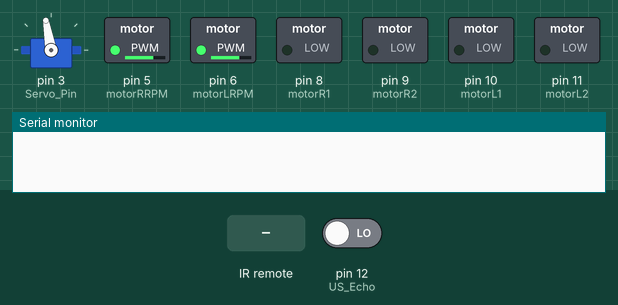
The sketch below on a simulated Arduino Uno, built with avr-gcc and run on an emulated ATmega328P. On the bench: servo, switched loads named in the sketch (green lamp = pin HIGH), the last lines printed to the serial monitor. Inputs (shaded band) come from the test bench; at power-on: pin 12 (US_Echo) LOW.

Above: at 1.2 s.
1.3 s: infrared code 0x77E1BA81 received
At 2.3 s:
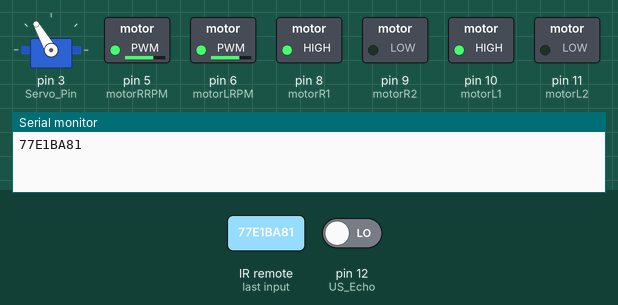
4.3 s: infrared code 0x77E1D081 received
At 6.9 s:
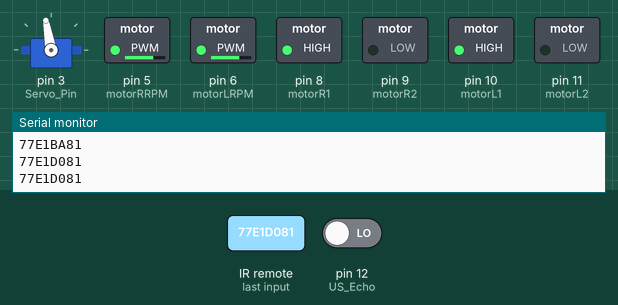
7.2 s: infrared code 0x77E1B081 received
At 8.3 s:
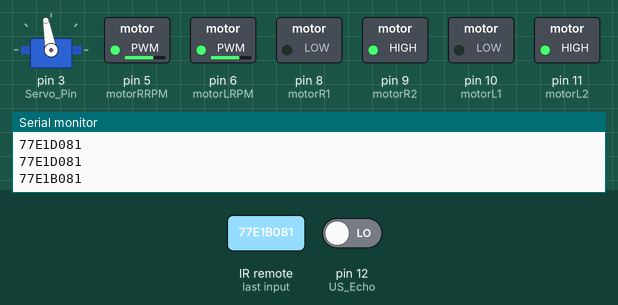
8.7 s: infrared code 0x77E1E081 received
At 9.4 s:
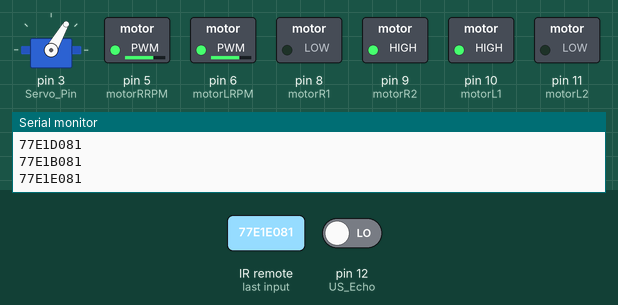
10.2 s: infrared code 0x77E11081 received
At 10.6 s:
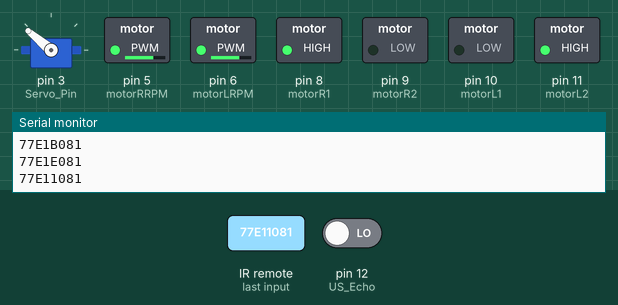
11.7 s: infrared code 0x77E17A81 received
At 12.9 s:
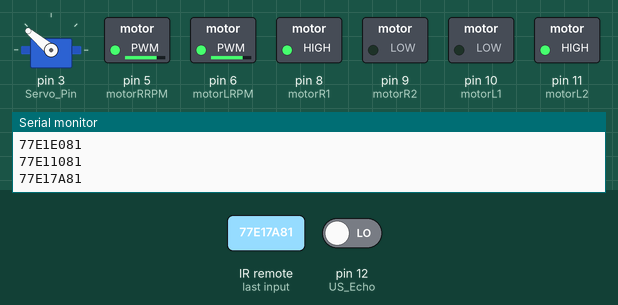
Timing chart, 0 to 14.2 s (numbered marks = the images above; inputs shaded):
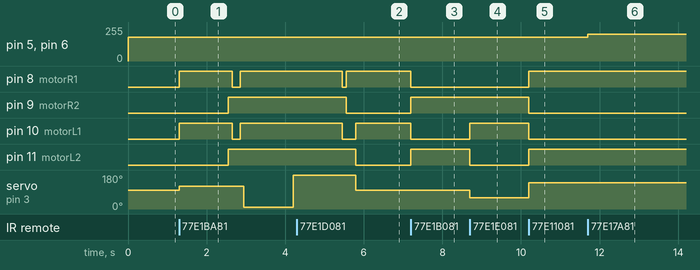

The sketch:

RemoteCar_Apple_IR.ino
```cpp
#include <IRremote.h>
#include <Servo.h>

//Define motor pin
#define motorR1 8
#define motorR2 9
#define motorL1 10
#define motorL2 11
#define motorRRPM 5
#define motorLRPM 6
//Define IR receiver pin
#define IRpin 2
//Define Servo pin
#define Servo_Pin 3
//Define US pin
#define US_Trig  13
#define US_Echo  12
//Define IR controller's signal
#define UP 0x77E1D081
#define DOWN 0x77E1B081
#define RIGHT 0x77E1E081
#define LEFT 0x77E11081
#define CENTER 0x77E1BA81
#define MENU 0x77E14081
#define PAUSE 0x77E17A81
/*
    up: 77E1D081
    down: 77E1B081
    right: 77E1E081
    left: 77E11081
    center: 77E1BA81
    menu: 77E14081
    pause: 77E17A81
*/

//Define variable & function
Servo EyeServo;//Servo
IRrecv IRreceiver(IRpin);//IR receiver
decode_results IRresults;//IR receiver result
void forward();
void turnR();
void turnL();
void backward();
void stop();
void ChangeSpeed(int);
int GetDistance(int);
void US_Car();
char ChooseDirection();
int StopUS_Car();
int speed, running, temp;

void loop() {
    if (IRreceiver.decode(&IRresults)) {//Detect if receive IR signal
        resume:
        Serial.println(IRresults.value, HEX);//Print receive signal
        switch(IRresults.value) {   //According to the signal, do the right move
            case UP:                //Forward
                if (running == 1) { //If it is already running forward, then stop.
                    stop();
                    running = 0;
                    break;
                }
                forward();          //Go forward
                EyeServo.write(100);//Set servo direction
                running = 1;
                break;
            case RIGHT:             //Right
                if (running == 2) { //If it is already turning right, then stop.
                    EyeServo.write(100);
                    stop();
                    running = 0;
                    break;
                }
                turnR();            //Turn right
                EyeServo.write(60); //Set servo direction
                running = 2;
                break;
            case LEFT:              //Left
                if (running == 3) { //If it is already turning left, then stop.
                    stop();
                    running = 0;
                    EyeServo.write(100);
                    break;
                }
                turnL();            //Turn left
                EyeServo.write(140);//Set servo direction
                running = 3;
                break;
            case DOWN:              //Backward
                if (running == 4) { //If it is already running backward, then stop.
                    stop();
                    running = 0;
                    break;
                }
                backward();         //Go backward
                EyeServo.write(100);//Set servo direction
                running = 4;
                break;
            case MENU:              //-speed
                if (speed > 20) {
                    ChangeSpeed(speed - 20);
                    speed -= 20;
                }
                break;
            case PAUSE:             //+speed
                if (speed < 240) {
                    ChangeSpeed(speed + 20);
                    speed += 20;
                }
                break;
            case CENTER:            //US Car
                if (running == 5) { //If it is already running US_Car(), then stop.
                    EyeServo.write(100);
                    stop();
                    running = 0;
                    break;
                }
                IRreceiver.resume();//Receive the next IR signal
                running = 5;        //Initialize specific variable
                temp = 1;
                while (1) {
                    US_Car();       //Run US_Car() function
                    if (temp == 0) {
                        goto resume;//Depend if need to stop US_Car() function
                    }
                }
                EyeServo.write(100);//Set servo direction
                break;
        }
        IRreceiver.resume();        //Receive the next IR signal
    }
}

void setup() {
    //Let arduino can send standard output to computer
    Serial.begin(9600);
    //Set pin mode
    pinMode(motorR1, OUTPUT);
    pinMode(motorR2, OUTPUT);
    pinMode(motorL1, OUTPUT);
    pinMode(motorL2, OUTPUT);
    pinMode(motorRRPM, OUTPUT);
    pinMode(motorLRPM, OUTPUT);
    //Set motor speed
    analogWrite(motorRRPM, 180);
    analogWrite(motorLRPM, 180);
    speed = 180;
    //set run mode
    /*
    0: Stop
    1: Forward
    2: Turn right
    3: Backward
    4: Turn left
    5: US_Car
    */
    running = 0;
    //Set IR sensor to active
    IRreceiver.enableIRIn();
    //Set servo motor
    EyeServo.attach(Servo_Pin);
    EyeServo.write(100);
}

void forward() {
    //Control motor pin to high / low voltage
    digitalWrite(motorR1, HIGH);
    digitalWrite(motorR2, LOW);
    digitalWrite(motorL1, HIGH);
    digitalWrite(motorL2, LOW);
}

void turnR() {
    //Control motor pin to high / low voltage
    digitalWrite(motorR1, LOW);
    digitalWrite(motorR2, HIGH);
    digitalWrite(motorL1, HIGH);
    digitalWrite(motorL2, LOW);
}

void turnL() {
    //Control motor pin to high / low voltage
    digitalWrite(motorR1, HIGH);
    digitalWrite(motorR2, LOW);
    digitalWrite(motorL1, LOW);
    digitalWrite(motorL2, HIGH);
}

void backward() {
    //Control motor pin to high / low voltage
    digitalWrite(motorR1, LOW);
    digitalWrite(motorR2, HIGH);
    digitalWrite(motorL1, LOW);
    digitalWrite(motorL2, HIGH);
}

void stop() {
    //Control motor pin to high / low voltage
    digitalWrite(motorR1, HIGH);
    digitalWrite(motorR2, HIGH);
    digitalWrite(motorL1, HIGH);
    digitalWrite(motorL2, HIGH);
}

void ChangeSpeed(int input) {
    //Write speed to right & left motor
    analogWrite(motorRRPM, input);
    analogWrite(motorLRPM, input);
}

int GetDistance(int input) {

    EyeServo.write(input);      //Set servo direction
    delay(250);

    digitalWrite(US_Trig, LOW);
    delayMicroseconds(2);
    digitalWrite(US_Trig, HIGH);
    delayMicroseconds(10);
    digitalWrite(US_Trig, LOW);

    double distance = pulseIn(US_Echo, HIGH);   //Get delay time in microseconds
    distance = distance / 58;   //Calculate distance

    return distance;
}

char ChooseDirection() {
    int Car_Direction = 0;
    int F_Distance = 0;
    int F_DistanceLEFT = 0;
    int F_DistanceMID = 0;
    int F_DistanceRIGHT = 0;
    int R_Distance = 0;
    int L_Distance = 0;
    if (temp == 1) {
        if (StopUS_Car()) {
            return 'F';
        }
        F_DistanceLEFT = GetDistance(120);
        if (F_DistanceLEFT < 10) {
            goto depend;
        }

        if (StopUS_Car()) {
            return 'F';
        }
        F_DistanceMID = GetDistance(100);
        if (F_DistanceMID < 10) {
            goto depend;
        }

        if (StopUS_Car()) {
            return 'F';
        }
        F_DistanceRIGHT = GetDistance(80);
        if (F_DistanceRIGHT < 10) {
            goto depend;
        }
    } else {
        if (StopUS_Car()) {
            return 'F';
        }
        F_DistanceRIGHT = GetDistance(80);
        if (F_DistanceRIGHT < 10) {
            goto depend;
        }

        if (StopUS_Car()) {
            return 'F';
        }
        F_DistanceMID = GetDistance(100);
        if (F_DistanceMID < 10) {
            goto depend;
        }

        if (StopUS_Car()) {
            return 'F';
        }
        F_DistanceLEFT = GetDistance(120);
        if (F_DistanceLEFT < 10) {
            goto depend;
        }
    }

depend:/*
    if (F_DistanceLEFT < 10) {
        stop();
        delay(100);
        backward();
        delay(200);
        return 'R';
    }
    if (F_DistanceRIGHT < 10) {
        stop();
        delay(100);
        backward();
        delay(200);
        return 'L';
    }*/
    if (F_DistanceMID < 10) {
        stop();
        delay(100);
        backward();
        delay(200);
    }
    if (F_DistanceLEFT < 25 || F_DistanceMID < 25 || F_DistanceRIGHT < 25) {
        stop();
        delay(100);

        if (StopUS_Car()) {
            return 'F';
        }
        R_Distance = GetDistance(10);
        if (StopUS_Car()) {
            return 'F';
        }
        L_Distance = GetDistance(190);
        temp = 2;

        if (R_Distance < 10 && L_Distance < 10) {
            return 'B';
        }else if (R_Distance < L_Distance) {
            return 'L';
        }else {
            return 'R';
        }
    }
    return 'F';
}

void US_Car() {
    forward();
    switch (ChooseDirection()) {
        case 'B':
            backward();
            delay(100);
            turnL();
            delay(240);
            break;
        case 'L':
            turnL();
            delay(240 * 2);
            break;
        case 'R':
            turnR();
            delay(240 * 2);
            break;
        case 'F':
        default:
            break;
    }
    if (temp == 1) {
        temp++;
    }else if (temp == 2){
        temp = 1;
    }
}

int StopUS_Car() {
    if (IRreceiver.decode(&IRresults)) {
        Serial.println(IRresults.value, HEX);
        switch (IRresults.value) {
            case UP:
            case DOWN:
            case RIGHT:
            case LEFT:
                temp = 0;
                return 1;

            case MENU:
                if (speed > 20) {
                    ChangeSpeed(speed - 20);
                    speed -= 20;
                    Serial.println(speed);
                }
                IRreceiver.resume();
                return 0;

            case PAUSE:
                if (speed < 240) {
                    ChangeSpeed(speed + 20);
                    speed += 20;
                    Serial.println(speed);
                }
                IRreceiver.resume();
                return 0;

            case CENTER:
                temp = 0;
                return 1;

            default:
                IRreceiver.resume();
                return 0;
        }
    }
    return 0;
}
```

Measured:
- after the input at 1.3 s, pin 8 (motorR1), pin 10 (motorL1): LOW → HIGH at once, → LOW 1.4 s later, → HIGH 0.20 s later; pin 9 (motorR2), pin 11 (motorL2): LOW → HIGH after 1.3 s; servo on pin 3 (Servo_Pin): 100° → 120° at once, → 10° 1.7 s later, → 180° 1.3 s later
- after the input at 4.3 s, servo on pin 3 (Servo_Pin): 180° → 100° after 1.5 s
- after the input at 7.2 s, pin 8 (motorR1), pin 10 (motorL1): HIGH → LOW at once; pin 9 (motorR2), pin 11 (motorL2): LOW → HIGH at once
- after the input at 8.7 s, pin 10 (motorL1): LOW → HIGH at once; pin 11 (motorL2): HIGH → LOW at once; servo on pin 3 (Servo_Pin): 100° → 60° at once
- after the input at 10.2 s, pin 8 (motorR1), pin 11 (motorL2): LOW → HIGH at once; pin 9 (motorR2), pin 10 (motorL1): HIGH → LOW at once; servo on pin 3 (Servo_Pin): 60° → 140° at once
- after the input at 11.7 s, pin 5 (motorRRPM), pin 6 (motorLRPM): 180/255 → 200/255 at once
